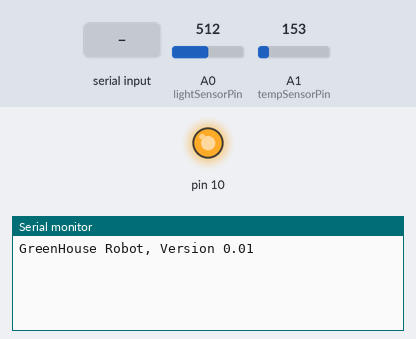
Bench run of a sketch on a simulated Arduino Uno, built with avr-gcc and run on an emulated ATmega328P. Parts: output pins drawn as LEDs (lit = HIGH), the last lines printed to the serial monitor. The inputs (shaded band) are chosen by the test bench; at power-on: A0 (lightSensorPin) = 512, A1 (tempSensorPin) = 153. Pins used as bus, display or sensor lines are not drawn.

Above: at 2.2 s.
2.3 s: "temp\n" received over Serial
At 3.5 s:
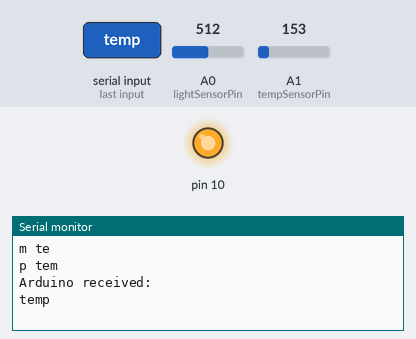
3.8 s: "light\n" received over Serial
At 4.3 s:
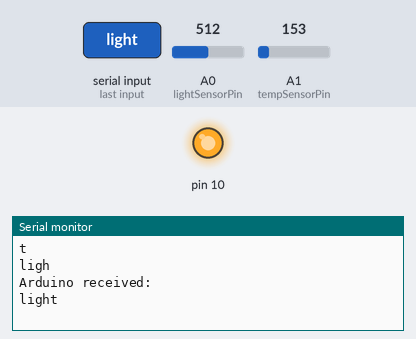
5.3 s: "t\n" received over Serial
At 6.8 s:
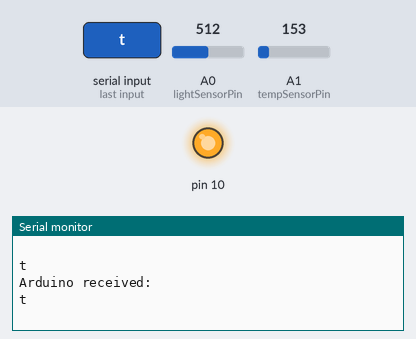

Measured:
- after the input at 2.3 s, the serial monitor: prints a new line at once (image 1)
- after the input at 3.8 s, the serial monitor: prints a new line at once (image 2)
- after the input at 5.3 s, the serial monitor: prints a new line at once (image 3)

The sketch:

Temptest.ino
```cpp
// Author Kevin McAleer
// 20 June 2016 - inital version
// 26 June 2016 - removed temp calculaation bug
// 10 July 2016 - Added serial/uart communication

// Only include below if its running off 3.3volts - its supposed to give a more accurate reading of tempature, but I didnt find that
//
#define aref_voltage 3.3
// set above to be 5.0 if 5 volts - it can't be 5v as Raspberry Pi GPIO only works at 3.3
//
// Need to add code to write out lines via UART port Digital Pins 0 and 1 (RX, TX)
//
// Greenhouse robot takes commands from UART serial
// then replies back with results of command.
// Commands:
//    Temp
//    Light
//    Door
//    Window
//    version
//

// BUG doesn't compile writeln and readln not valid comnands for UART
// Fixed. Now displays version information on bootup.

// include the SPI Library:
#include "SPI.h"

int lightSensorPin = A0;
int tempSensorPin = A1; // select the input pin for the thermometer
int temperature = 0;
float temperatureC = 0.0;
int light = 0;
int ledPin = 13;
boolean ledState = false;
String command = "";

void setup() {
  // put your setup code here, to run once:

  Serial.begin(9600);
  // If you want to set the aref to something other than 5v
  //analogReference(EXTERNAL);
  while (!Serial) {
    ; // wait for serial port to connect. Needed for native USB port only
  }
  delay(1000);
  Serial.println("GreenHouse Robot, Version 0.01");
  SPI.begin();
  pinMode(ledPin,OUTPUT);
}


void toggleLed()
{
  if(ledState == false)
  {
    ledState = true;
    digitalWrite(ledPin, HIGH);
  }
  if(ledState == true)
  {
    ledState = false;
    digitalWrite(ledPin, LOW);
  }
}

void readCommand()
{
  //command = Serial.read();
  // command = "";
  toggleLed();
  //Serial.flush();
  while (Serial.available()) {
    //delay(3);  //delay to allow buffer to fill
    if (Serial.available() >0) {
      char c = Serial.read();  //gets one byte from serial buffer
      if (c == 10 || c == 13)
      {
        Serial.print("Arduino received: ");
        Serial.print(c);
        Serial.println(command);
        command = "";
      }
      Serial.print(c); // used to be Serial.write(s)
      Serial.print(" ");
      Serial.println(command);
      toggleLed();
      command += c; //makes the string readString
    }
  }
}

void temp()
{
  Serial.print("temperature: ");
  Serial.println(temperatureC);

  //SPI.write(", light level: ");
  //SPI.write(light);
  //Serial.print("temp: ");
  //Serial.print(temperature);
  //Serial.print(", temperature Degrees C: ");
  //Serial.print(temperatureC);
  //Serial.print(", light level: ");
  //Serial.println(light);
}

void loop() {
  // put your main code here, to run repeatedly:

  // read the value from the sensor
  toggleLed();
  temperature = analogRead(tempSensorPin);
  light = analogRead(lightSensorPin);
  float voltage = temperature * aref_voltage; // use aref_voltage if 3.3 volts
  voltage /=1024.0;
  temperatureC = (voltage - 0.5) * 100;

  toggleLed();
  // loop read command
  readCommand();
  char cmd  = 'n';
  if (command == "temp") cmd = 't';
  if (command == "light") cmd = 'l';

  switch (cmd) {
    case 't':
    // do something with temperature
    break;
    case 'l':
    // do something with light
    break;
    case 'n': // do nothing
    toggleLed();
    delay(100);
    break;
    default:
    // do something if command not recognised
    Serial.print("command: ");
    Serial.print(command);
    Serial.print(", cmd: ");
    Serial.println(cmd);
    Serial.println("command not recognised");
    break;
    }

  //SPI.write("temp: ");
  //SPI.write(temperature);

}
```
